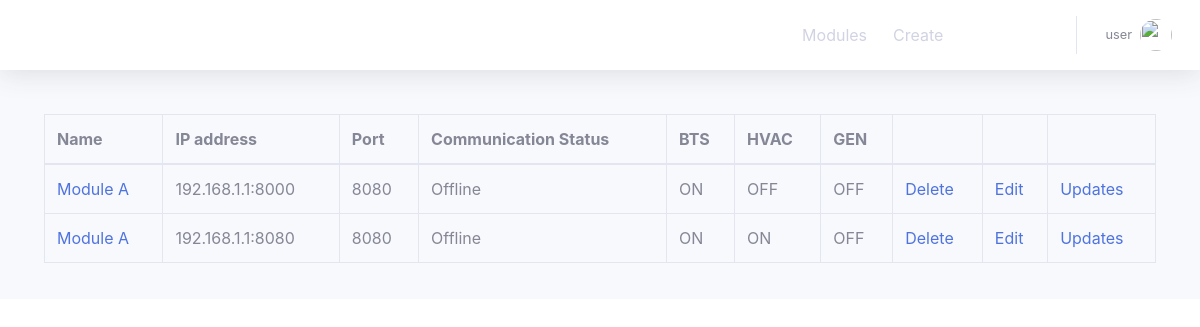
Before: / with the older database file.
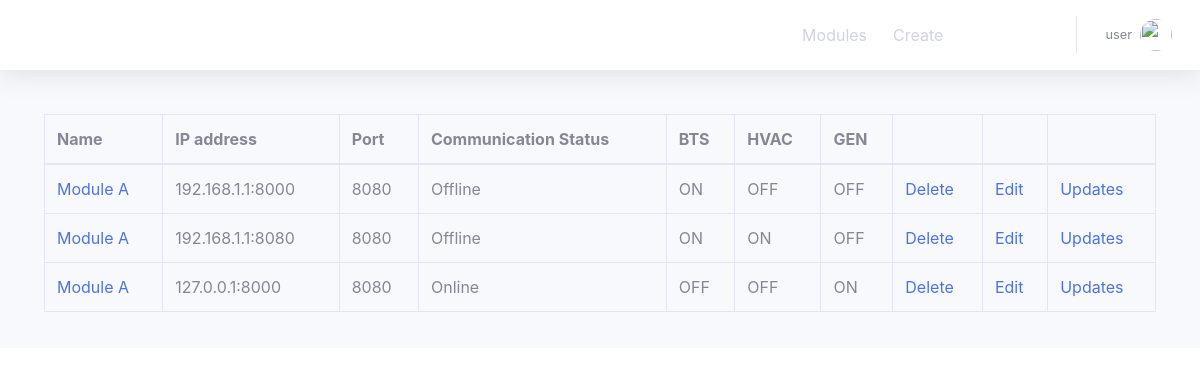
After: the same page with the newer database file.
### Powerapp/models.py (models this page shows, shortened)
class Module(models.Model):
    ipaddress = models.CharField(max_length=200,null=False,primary_key=True) # ip addresss for the power module onsite
    port = models.CharField(max_length=4,null=True) # the power module port
    online = models.BooleanField(default=False) # onine status of the module
    name = models.CharField(max_length=200,null=True) # the site name of the device module
    btsstatus = models.BooleanField(default=False) # the BTS status of the site on or off
    hvacstatus = models.BooleanField(default=False) # the HVAC status of the site on or off
    genstatus = models.BooleanField(default=False) # the GEN status of the site on or off
    @property
    def online_status(self):
        lastupdate = UpdateTracker.objects.filter(module=self).latest('time')
        last_update_time = lastupdate.time.replace(tzinfo=None)
        current_time = datetime.now().replace(tzinfo=None)
        print(current_time)
        print(last_update_time)
        difference = current_time - last_update_time
        difference_in_minutes = difference.seconds/60 - 120
        print(difference_in_minutes)
        if difference_in_minutes > 3 :
            return False
        else:
            return True

### Powerapp/views.py (the view)
# urls.py: path('', ListModules.as_view(),name='default' ),
class ListModules(ListView):
    model = Module
    template_name = 'Powerapp/listmodules.html'
    context_object_name = 'modules'

### Powerapp/templates/Powerapp/listmodules.html
{% extends 'Powerapp/base.html' %}
{% block content %}
<div class="card-body">
    <div class="table-responsive">
        <table class="table table-bordered" id="dataTable" width="100%" cellspacing="0">
    <thead>
    <th>Name</th>
    <th>IP address</th>
    <th>Port</th>
    <th>Communication Status</th>
    <th>BTS</th>
    <th>HVAC</th>
    <th>GEN</th>
    <th></th>
    <th></th>
    <th></th>
    </thead>
    <tbody>
        {% for module in modules %}
    <tr>
        <td><a href="{% url 'Powerapp:detailmodule' pk=module.pk%}">{{ module.name}}</a></td>
        <td>{{ module.ipaddress}}</td>
        <td>{{ module.port}}</td>
        <td>           {% if module.online_status %}
            Online
            {% else %}
            Offline
            {%endif %}</td>
        <td>
            {% if module.btsstatus %}
            ON
            {% else %}
            OFF
            {% endif %}
        </td>
        <td>            {% if module.hvacstatus %}
            ON
            {% else %}
            OFF
            {% endif %}</td>
        <td>            {% if module.genstatus %}
            ON
            {% else %}
            OFF
            {% endif %}</td>
        <td> <a href="{% url 'Powerapp:deletemodule' pk=module.pk %}">Delete</a></td>
        <td> <a href="{% url 'Powerapp:updatemodule' pk=module.pk %}">Edit</a></td>
        <td> <a href="{% url 'Powerapp:history' pk=module.ipaddress %}">Updates</a></td>
    </tr>
        {% endfor %}
    </tbody>
</table>
    </div>
</div>
{% endblock %}

Changed rows visible on the page:
added Module: name "Module A", ipaddress "127.0.0.1:8000", port "8080", shows "Online", btsstatus "OFF", hvacstatus "OFF", genstatus "ON"
